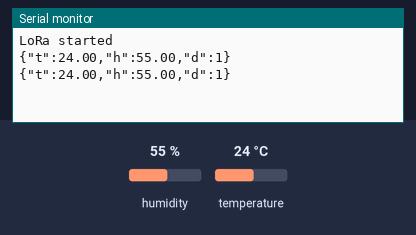
A sketch run on a simulated ESP32. Parts: the last lines printed to the serial monitor. Inputs (shaded band) come from the test bench; at power-on: humidity 55 %, temperature 24 °C.

Above: at 6.9 s.
7.0 s: humidity set to 22 %
At 10.7 s:
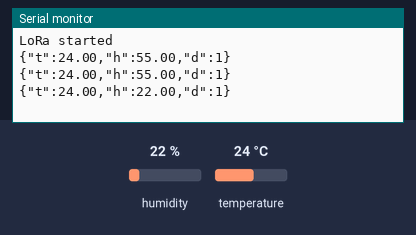
11.6 s: temperature set to 12 °C
At 13.6 s:
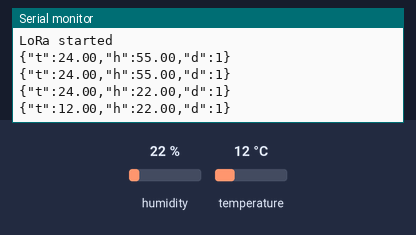
16.2 s: humidity set to 40 %
At 19.5 s:
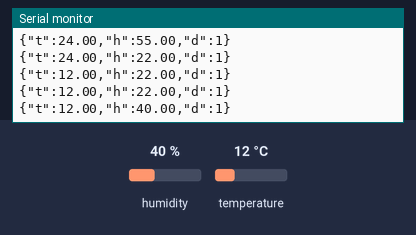
Timing chart, 0 to 21.0 s (numbered marks = the images above; inputs shaded):
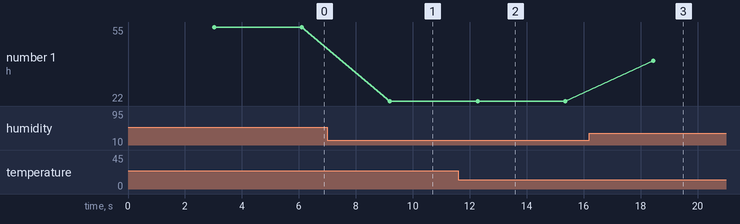

Measured:
- after the input at 7.0 s, the serial monitor: prints a new line after 2.2 s (image 1)
- after the input at 11.6 s, the serial monitor: prints a new line after 0.67 s (image 2)
- after the input at 16.2 s, the serial monitor: prints a new line after 2.2 s (image 3)
- plotted number 1: 55 → 22 after the input at 7.0 s, 22 → 40 after the input at 16.2 s

The sketch:

LoRaSend.ino
```cpp
#include "heltec.h"
#define BAND    915E6

//Sensor libraries
#include "DHT.h"
#define DHTPIN 17     // Digital pin connected to the DHT sensor
#define DHTTYPE DHT11
DHT dht(DHTPIN, DHTTYPE);

#define DEVICE 1
#define DELAY 3000 //Delay for 3 seconds

void setup()
{
  Heltec.begin(false,true,true,true,BAND);
  Serial.begin(9600);
  LoRa.setSyncWord(0xF3);
  Serial.println("LoRa started");
  dht.begin();
}

void sendTH()
{
  String values = "";
  LoRa.beginPacket();
  float h = dht.readHumidity();
  float t = dht.readTemperature();
  if (isnan(h) || isnan(t)) {
    Serial.println(F("Failed to get data from sensor"));
    return;
  }
  String hS = (String)h;
  String tS = (String)t;
  String dS = (String)DEVICE;
  values = "{\"t\":"+tS+",\"h\":"+hS+",\"d\":"+dS+"}";
  Serial.println(values);
  LoRa.print(values);
  LoRa.endPacket();
}

void loop()
{
  delay(DELAY);
  sendTH();
}
```
